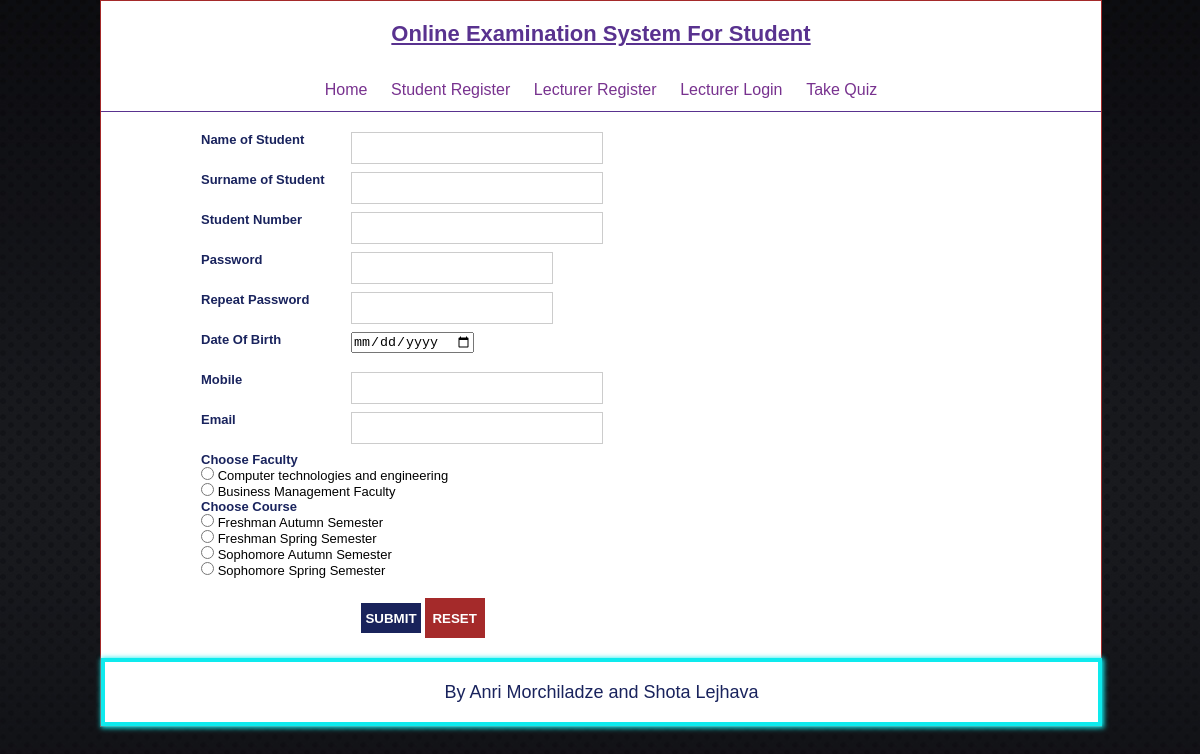
/register.php, run on the app's committed database.
### tables this page shows
CREATE TABLE IF NOT EXISTS `faculties` (
  `faculty_id` int(2) NOT NULL AUTO_INCREMENT,
  `faculty_name` varchar(100) NOT NULL,
  PRIMARY KEY (`faculty_id`),
  UNIQUE KEY `in_faculty_id` (`faculty_id`)
);

CREATE TABLE IF NOT EXISTS `courses` (
  `course_id` int(2) NOT NULL AUTO_INCREMENT,
  `course_name` varchar(50) NOT NULL,
  PRIMARY KEY (`course_id`),
  UNIQUE KEY `in_course_id` (`course_id`)
);

### register.php (the view, shortened to what this page needs)
<?php include_once('include/header.php');?>
<body>
<div class="wrapper">
<div class="container">
<?php include_once('include/header1.php');?>
<?php include_once('include/menu.php');?>
 <div class="registrationcomponent">
 <div class="innerform">
 <form name="registrationform" method="post" onsubmit="return validate()">
 <div class="field">
 <label>Name of Student </label>
 <input type="text" name="studentName">
 </div>
 <div class="field">
 <label>Surname of Student</label>
 <input type="text" name="studentSurname">
 </div>
 <div class="field">
 <label>Student Number</label>
 <input type="text" name="studentNumber">
 </div>
 <div class="field">
 <label>Password </label>
 <input type="password" name="password"/>
 </div>
  <div class="field">
 <label>Repeat Password </label>
 <input type="password" name="rpassword"/>
 </div>
 <div class="field">
 <label>Date Of Birth</label>
 <input type="date" name="dob"/>
 </div>
 <div class="field">
 <label>Mobile</label>
 <input type="text" name="mobile"/>
 </div>
 <div class="field">
 <label>Email</label>
 <input type="text" name="email" onchange="check()"/>
 </div>
 <div class="field">
 <label>Choose Faculty</label>
 <?php
$query="select * from faculties";
$run=mysql_query($query);
echo "<br>";
while($rows=mysql_fetch_array($run))
{
echo '<input type="radio" name="rad1" value="'.$rows['faculty_id'].'">'.' '.$rows['faculty_name']."<br>";
}
?>
</div>
 <div class="field">
 <label>Choose Course</label>
 <?php
 $query="select * from courses";
 $run=mysql_query($query);
 echo "<br>";
 while ($rows=mysql_fetch_array($run))
 {
  echo '<input type="radio" name="rad2" value="'.$rows['course_id'].'">'." ".$rows['course_name']."<br>";
  }
 ?>
 </div>
 <div class="button">
 <input type="submit" name="add" value="SUBMIT"/>
 <input type="reset" name="reset" value="RESET"/>
 </div>
 </form>
 </div>
 </div>
<?php include_once('include/footer.php');?>
</div>
</body>
</html>

### css/style.css (style rules this page uses)
* { margin:0px; padding:0px; }
body { line-height:1.5em; color:#039; background:#ccc; font-family:times new roman; font-size:14px; }
.wrapper { width:1000px; margin:0 auto; }
.container { float:left; width:1000px; height:auto; background:#fff; border:1px solid brown; }
.registrationcomponent { float:left; width:800px; height:auto; }
.innerform { margin-left:100px; margin-top:20px; }
.innerform form .field { min-height:40px; }
.innerform form .field label { float:left; width:150px; text-decoration:none; color:#19235D; font-weight:bold; }
.innerform form .field input[type='text'],input[type='password'] { width:250px; height:30px; border:1px solid #ccc; background:none; color:#19235B; }
.button { margin-top:20px; margin-left:160px; margin-bottom:20px; }
.button input[type="submit"], input[type="reset"] { width:60px; height:30px; color:#fff; background:#19235B; border:none; font-weight:bold; cursor:pointer; }
.login form .field input[type="text"], input[type='password'] { width:200px; height:30px; border:1px solid #ccc; background:none; }
.login form .loginbutton input[type="submit"], input[type="reset"] { width:60px; height:40px; border:none; background:brown; color:#fff; font-weight:bold; cursor:pointer; }

### css/styles.css (style rules this page uses)
body { color:black; background:url('img/bg.jpg') repeat-x #0c0d10; font:13px "Lucida Sans Unicode",Arial,Helvetica,sans-serif; }

### data on the page
faculties: faculty_name "Computer technologies and engineering"
faculties: faculty_name "Business Management Faculty"
courses: course_name "Freshman Autumn Semester"
courses: course_name "Freshman Spring Semester"
courses: course_name "Sophomore Autumn Semester"
courses: course_name "Sophomore Spring Semester"
